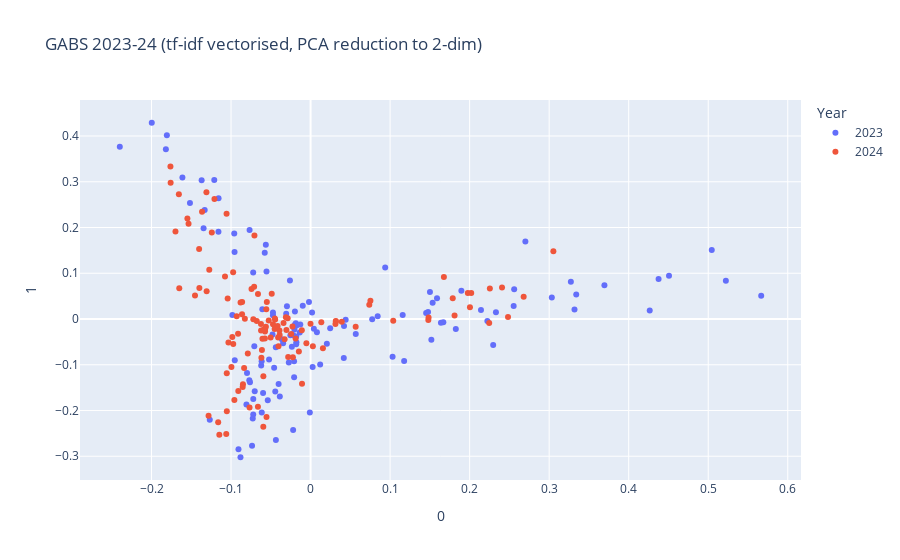

The code cell stored with this chart in its notebook:
### Code cell
# Plot some clusters maybe?
pca_arr_all = PCA(n_components=2).fit_transform(np.asarray(X_tfidf.todense()))
print(pca_arr_all.shape)


pca_df = pd.DataFrame(pca_arr_all).reset_index(drop=True).set_index(df.index)
pca_df['Section'] = df['section']
pca_df['Number'] = [x[0] for x in df.index]
pca_df['Beer'] = df['name']
pca_df['Brewery'] = df['brewery']
pca_df['Style'] = df['style']
pca_df['Year'] = [x[1] for x in df.index]

fig = px.scatter(pca_df,
                 x=0,
                 y=1,
                 color="Year",
                 hover_data=["Beer", "Section", "Number", "Style"],
                 title="GABS 2023-24 (tf-idf vectorised, PCA reduction to 2-dim)"
                )
fig.show()
